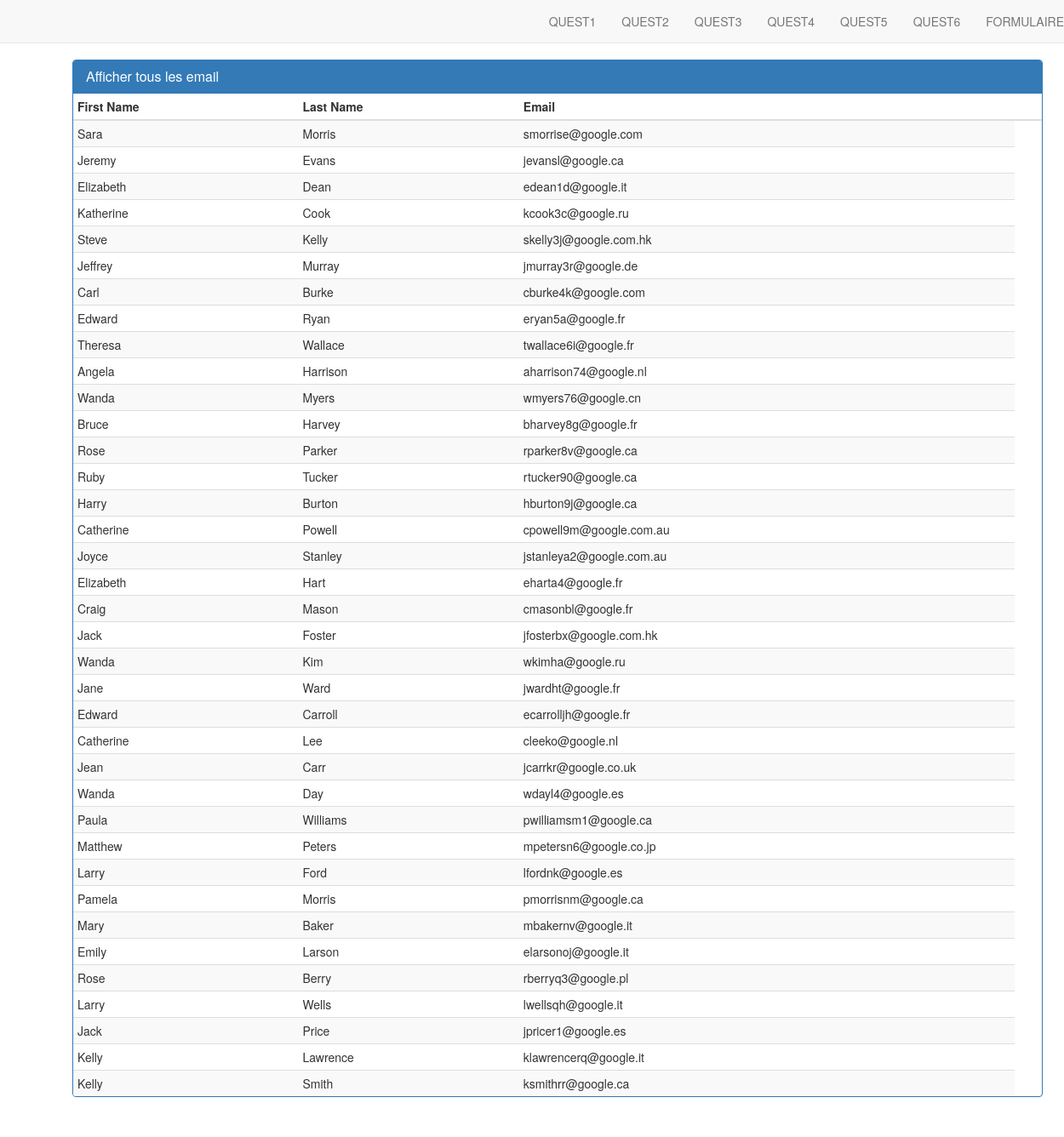
Page /QUEST4.php on the committed database.
### tables this page shows
CREATE TABLE IF NOT EXISTS `table1` (
  `id` int(4) DEFAULT NULL,
  `first_name` varchar(11) DEFAULT NULL,
  `last_name` varchar(10) DEFAULT NULL,
  `email` varchar(35) DEFAULT NULL,
  `gender` varchar(6) DEFAULT NULL,
  `ip_address` varchar(15) DEFAULT NULL,
  `birth_date` varchar(10) DEFAULT NULL,
  `country_code` varchar(2) DEFAULT NULL,
  `avatar_url` varchar(84) DEFAULT NULL
);

### QUEST4.php (the view, shortened to what this page needs)
<?php
include("menu.php");
?>
<!DOCTYPE html>
<html lang="en">
<head>
    <link rel="stylesheet" href="css/bootstrap.min.css">
    <link rel="stylesheet" href="style.css">
</head>
<body>
<?php
include('menu.php');
include('command.php');
$requet=$sql->query("SELECT first_name,last_name,email FROM table1 WHERE email like '%google%'") or die(print_r($sql->errorInfo()));
?>
<div class="container">
<div class="row">
        <section class="col-sm-12">
            <div class="panel panel-primary">
                <table class="table table-striped table-condensed">
                    <div class="panel-heading">
                        <h3 class="panel-title">Afficher tous les email</h3>
                    </div>
                    <thead>
                    <tr>
                        <th>First Name</th>
                        <th>Last Name</th>
                        <th>Email</th>
                        <th> </th>
                    </tr>
                    </thead>
                    <tbody>
                    <?php
                    while($resultat=$requet->fetch())
                    {
                        ?>
                        <tr>
                            <td><?php echo htmlspecialchars($resultat['first_name']);?></td>
                            <td><?php echo htmlspecialchars($resultat['last_name']);?></td>
                            <td><?php echo htmlspecialchars($resultat['email']);?></td>
                        </tr>
                        <?php
                    }
                    ?>
                    </tbody>
                </table>
            </div>
        </section>
    </div>
</div>
</body>
</html>

### style.css (style rules this page uses)
body { position: relative; padding: 70px; }

### rows in the picture
table1: first_name "Sara", last_name "Morris", email "smorrise@google.com"
table1: first_name "Jeremy", last_name "Evans", email "jevansl@google.ca"
table1: first_name "Elizabeth", last_name "Dean", email "edean1d@google.it"
table1: first_name "Katherine", last_name "Cook", email "kcook3c@google.ru"
table1: first_name "Steve", last_name "Kelly", email "skelly3j@google.com.hk"
table1: first_name "Jeffrey", last_name "Murray", email "jmurray3r@google.de"
table1: first_name "Carl", last_name "Burke", email "cburke4k@google.com"
table1: first_name "Edward", last_name "Ryan", email "eryan5a@google.fr"
table1: first_name "Theresa", last_name "Wallace", email "twallace6i@google.fr"
table1: first_name "Angela", last_name "Harrison", email "aharrison74@google.nl"
table1: first_name "Wanda", last_name "Myers", email "wmyers76@google.cn"
table1: first_name "Bruce", last_name "Harvey", email "bharvey8g@google.fr"
table1: first_name "Rose", last_name "Parker", email "rparker8v@google.ca"
table1: first_name "Ruby", last_name "Tucker", email "rtucker90@google.ca"
table1: first_name "Harry", last_name "Burton", email "hburton9j@google.ca"
table1: first_name "Catherine", last_name "Powell", email "cpowell9m@google.com.au"
table1: first_name "Joyce", last_name "Stanley", email "jstanleya2@google.com.au"
table1: first_name "Elizabeth", last_name "Hart", email "eharta4@google.fr"
table1: first_name "Craig", last_name "Mason", email "cmasonbl@google.fr"
table1: first_name "Jack", last_name "Foster", email "jfosterbx@google.com.hk"
table1: first_name "Wanda", last_name "Kim", email "wkimha@google.ru"
table1: first_name "Jane", last_name "Ward", email "jwardht@google.fr"
table1: first_name "Edward", last_name "Carroll", email "ecarrolljh@google.fr"
table1: first_name "Catherine", last_name "Lee", email "cleeko@google.nl"
table1: first_name "Jean", last_name "Carr", email "jcarrkr@google.co.uk"
table1: first_name "Wanda", last_name "Day", email "wdayl4@google.es"
table1: first_name "Paula", last_name "Williams", email "pwilliamsm1@google.ca"
table1: first_name "Matthew", last_name "Peters", email "mpetersn6@google.co.jp"
table1: first_name "Larry", last_name "Ford", email "lfordnk@google.es"
table1: first_name "Pamela", last_name "Morris", email "pmorrisnm@google.ca"
table1: first_name "Mary", last_name "Baker", email "mbakernv@google.it"
table1: first_name "Emily", last_name "Larson", email "elarsonoj@google.it"
table1: first_name "Rose", last_name "Berry", email "rberryq3@google.pl"
table1: first_name "Larry", last_name "Wells", email "lwellsqh@google.it"
table1: first_name "Jack", last_name "Price", email "jpricer1@google.es"
table1: first_name "Kelly", last_name "Lawrence", email "klawrencerq@google.it"
table1: first_name "Kelly", last_name "Smith", email "ksmithrr@google.ca"
